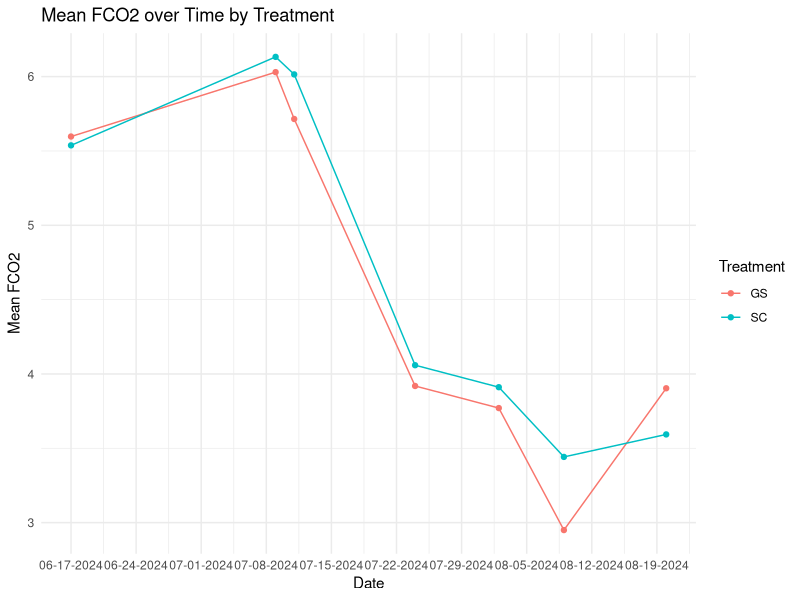

Recreate this plot in R.
library(tidyverse)
library(dplyr)
library(data.table)
library(ggplot2)


data <- read.csv("Copy of EMMA.xlsb.csv")

select_data <- data |>
  select(X.NAME., Plot, Collar, Treatment, T1.mean..C., FCO2_DRY.LIN) |>
  rename(date = X.NAME.) |>
  mutate(date = mdy(date))


select_data$T1.mean..C. <- ifelse(select_data$T1.mean..C. > 37 | is.na(select_data$T1.mean..C.), 998, select_data$T1.mean..C.)
select_data <- select_data[-(217:220),]


select_data$Plot <- as.factor(select_data$Plot)
select_data$Collar <- as.factor(select_data$Collar)
select_data$Treatment<- as.factor(select_data$Treatment)


select_data$Plot <- ifelse(select_data$Plot == "plot 16",16,
                           ifelse(select_data$Plot == "plot 17",17,
                                  ifelse(select_data$Plot == "plot 19", 19,
                                         ifelse(select_data$Plot == "plot 20",20,
                                                ifelse(select_data$Plot == "plot 25", 25,
                                                       ifelse(select_data$Plot == "plot 11", 11,
                                                              ifelse(select_data$Plot == "plot 12",12,
                                                                     select_data$Plot)))))))


#--------------------------------------------------------


# select_data <- select_data |>
# group_by(Plot, Collar,Treatment,date) |>
# summarise(mean_FCO2 = mean(FCO2_DRY.LIN, na.rm = TRUE))
# 


# df_1 <- select_data |>
#   group_by(Plot,Treatment,date) |>
#   summarise(mean_FCO2 = mean(mean_FCO2))


df_2 <- select_data |>
  group_by(Treatment, date) |>
  summarise(mean_FCO2 = mean(FCO2_DRY.LIN, na.rm = TRUE)) 



ggplot(data = df_2, mapping = aes(x = date, y = mean_FCO2)) + 
  geom_point(aes(color = Treatment)) + 
  geom_line(aes(color = Treatment, group = Treatment)) +
  scale_x_date(date_labels = "%m-%d-%Y", date_breaks = "1 week") +  # Adjust breaks and labels as needed
  theme_minimal() +
  labs(x = "Date", y = "Mean FCO2", color = "Treatment", title = "Mean FCO2 over Time by Treatment")


